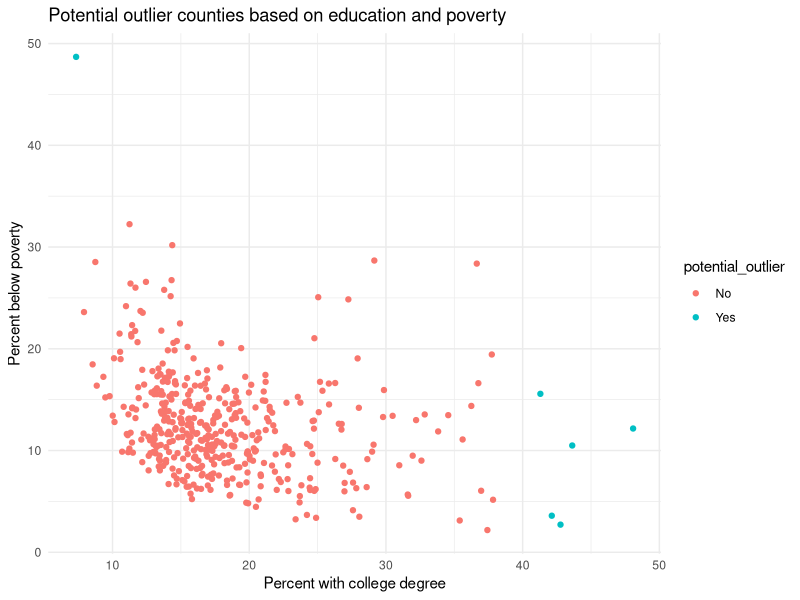

Source code (R):
## ---- chunk 1
#| eval: true
#| message: false

library(tidyverse)
write_csv(midwest, "midwest.csv")
## ---- chunk 2
midwest |>
  count(state, name = "n_counties") |>
  arrange(desc(n_counties))
## ---- chunk 3
midwest |>
  count(county, name = "n") |>
  filter(n == 5)
## ---- chunk 4
midwest |>
  select(county, state, popdensity, poptotal, area) |>
  filter(popdensity > 25000) |>
  arrange(desc(popdensity))
## ---- chunk 5
midwest |>
  select(county, state, popdensity, poptotal, area) |>
  filter(popdensity == max(popdensity))
## ---- chunk 6
midwest |>
  summarize(
    median_density = median(popdensity),
    q1_density = quantile(popdensity, 0.25),
    q3_density = quantile(popdensity, 0.75)
  )
## ---- chunk 7
midwest |>
  mutate(metro = if_else(inmetro == 1, "Yes", "No")) |>
  group_by(state) |>
  summarize(proportion_metro = mean(metro == "Yes"))
## ---- chunk 8
midwest |>
  filter(percollege < 10, percbelowpoverty > 30) |>
  select(county, state, percbelowpoverty, percollege)
## ---- chunk 9
midwest |>
  filter(percollege > 40, percbelowpoverty < 20) |>
  select(county, state, percbelowpoverty, percollege)
## ---- chunk 10
midwest |>
  filter(
    (percollege < 10 & percbelowpoverty > 30) |
    (percollege > 40 & percbelowpoverty < 20)
  ) |>
  select(county, state, percbelowpoverty, percollege)
## ---- chunk 11
midwest <- midwest |>
  mutate(
    potential_outlier =
      if_else(
        (percollege < 10 & percbelowpoverty > 30) |
        (percollege > 40 & percbelowpoverty < 20),
        "Yes",
        "No"
      )
  )

midwest |>
  select(county, state, percbelowpoverty, percollege, potential_outlier) |>
  arrange(potential_outlier)
## ---- chunk 12
ggplot(midwest, aes(x = percollege, y = percbelowpoverty, color = potential_outlier)) +
  geom_point() +
  labs(
    x = "Percent with college degree",
    y = "Percent below poverty",
    title = "Potential outlier counties based on education and poverty"
  ) +
  theme_minimal()
## ---- chunk 13
state_population <- midwest |>
  group_by(state) |>
  summarize(total_population = sum(poptotal)) |>
  arrange(desc(total_population))

state_population
## ---- chunk 14
state_population |>
  mutate(population_proportion = total_population / sum(total_population)) |>
  arrange(desc(population_proportion))
## ---- chunk 15
state_poverty <- midwest |>
  group_by(state) |>
  summarize(mean_percbelowpoverty = mean(percbelowpoverty))
state_poverty |>
  arrange(mean_percbelowpoverty)
## ---- chunk 16
df <- tibble(
  var_1 = c(10, 20, 30, 40, 50),
  var_2 = c("Pizza", "Burger", "Pizza", "Pizza", "Burger"),
  var_3 = c("Apple", "Apple", "Pear", "Pear", "Banana")
)

df
## ---- chunk 17
df |>
  arrange(var_2)
## ---- chunk 18
df |>
  group_by(var_2)
## ---- chunk 19
df |>
  group_by(var_2) |>
  summarize(mean_var_1 = mean(var_1))
## ---- chunk 20
df |>
  group_by(var_2, var_3) |>
  summarize(mean_var_1 = mean(var_1))
## ---- chunk 21
df |>
  group_by(var_2, var_3) |>
  summarize(mean_var_1 = mean(var_1), .groups = "drop")
## ---- chunk 22
df |>
  group_by(var_2, var_3) |>
  summarize(mean_var_1 = mean(var_1), .groups = "drop")
## ---- chunk 23
df |>
  group_by(var_2, var_3) |>
  mutate(mean_var_1 = mean(var_1))
